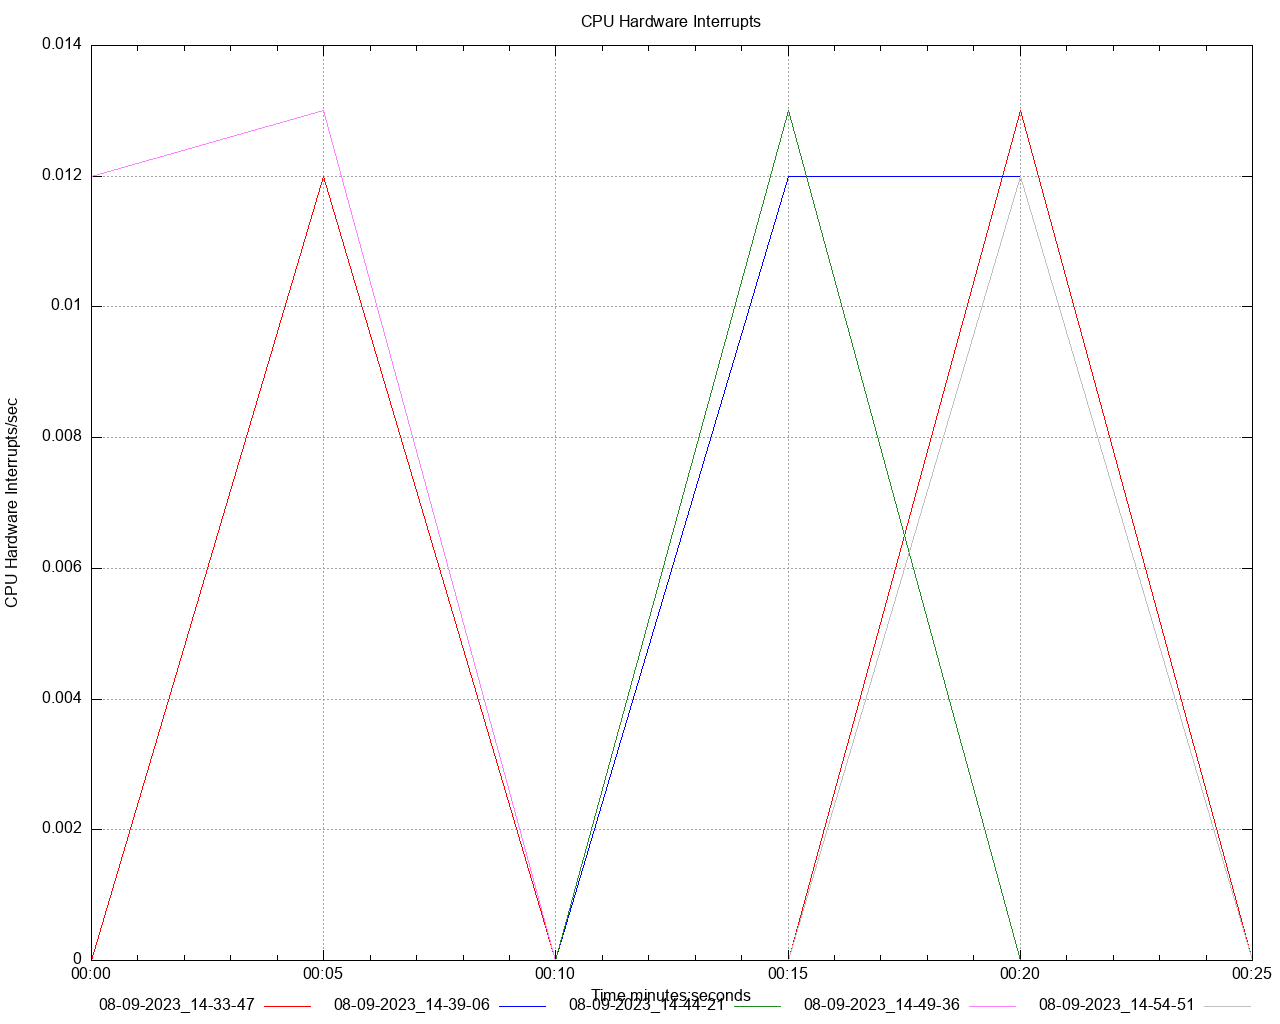

Write gnuplot code to recreate this figure.
set title 'CPU Hardware Interrupts' noenhanced
set style data lines
set datafile separator ","
set terminal png size 1280,1024
set grid
set key below
set xdata time
set timefmt "%s"
offset = 0
t0(x)=(offset=($0==0) ? x : offset, x - offset)
set xlabel 'Time minutes:seconds'
set ylabel 'CPU Hardware Interrupts/sec'
set output '/Users/gbarnett/git/hazelcast-simulator/atomiclong-3node-member/atomicreference/dstat/cpu_hardware_interrupts_A3.png'
plot \
   '/Users/gbarnett/git/hazelcast-simulator/atomiclong-3node-member/atomicreference/data/cpu_hardware_interrupts_A3_1.data' using (t0(timecolumn(1))):2 title "08-09-2023_14-33-47" noenhanced lt rgb "red", \
   '/Users/gbarnett/git/hazelcast-simulator/atomiclong-3node-member/atomicreference/data/cpu_hardware_interrupts_A3_2.data' using (t0(timecolumn(1))):2 title "08-09-2023_14-39-06" noenhanced lt rgb "blue", \
   '/Users/gbarnett/git/hazelcast-simulator/atomiclong-3node-member/atomicreference/data/cpu_hardware_interrupts_A3_3.data' using (t0(timecolumn(1))):2 title "08-09-2023_14-44-21" noenhanced lt rgb "forest-green", \
   '/Users/gbarnett/git/hazelcast-simulator/atomiclong-3node-member/atomicreference/data/cpu_hardware_interrupts_A3_4.data' using (t0(timecolumn(1))):2 title "08-09-2023_14-49-36" noenhanced lt rgb "orchid", \
   '/Users/gbarnett/git/hazelcast-simulator/atomiclong-3node-member/atomicreference/data/cpu_hardware_interrupts_A3_5.data' using (t0(timecolumn(1))):2 title "08-09-2023_14-54-51" noenhanced lt rgb "grey", \
